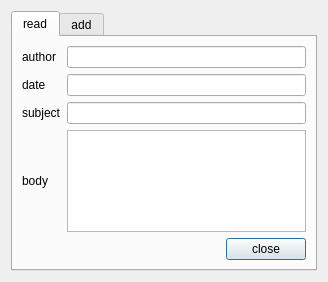
<ui version="4.0" >
 <class>News</class>
 <widget class="QDialog" name="News" >
  <property name="geometry" >
   <rect>
    <x>0</x>
    <y>0</y>
    <width>328</width>
    <height>282</height>
   </rect>
  </property>
  <property name="windowTitle" >
   <string>news</string>
  </property>
  <layout class="QGridLayout" >
   <item row="0" column="0" >
    <layout class="QVBoxLayout" >
     <item>
      <widget class="QTabWidget" name="newsBox" >
       <property name="currentIndex" >
        <number>0</number>
       </property>
       <widget class="QWidget" name="tab" >
        <attribute name="title" >
         <string>read</string>
        </attribute>
        <attribute name="icon" >
         <iconset resource="../resources/resources.qrc" >:/news/images/newspaper_go.png</iconset>
        </attribute>
        <layout class="QGridLayout" >
         <item row="0" column="0" >
          <layout class="QGridLayout" >
           <item row="2" column="0" >
            <widget class="QLabel" name="label" >
             <property name="text" >
              <string>subject</string>
             </property>
            </widget>
           </item>
           <item row="3" column="0" >
            <widget class="QLabel" name="label_2" >
             <property name="text" >
              <string>body</string>
             </property>
            </widget>
           </item>
           <item row="0" column="0" >
            <widget class="QLabel" name="label_3" >
             <property name="text" >
              <string>author</string>
             </property>
            </widget>
           </item>
           <item row="0" column="1" >
            <widget class="QLineEdit" name="readAuthor" >
             <property name="readOnly" >
              <bool>true</bool>
             </property>
            </widget>
           </item>
           <item row="2" column="1" >
            <widget class="QLineEdit" name="readSubject" >
             <property name="readOnly" >
              <bool>true</bool>
             </property>
            </widget>
           </item>
           <item row="3" column="1" >
            <widget class="QTextEdit" name="readBody" >
             <property name="readOnly" >
              <bool>true</bool>
             </property>
            </widget>
           </item>
           <item row="4" column="0" colspan="2" >
            <layout class="QHBoxLayout" >
             <item>
              <spacer>
               <property name="orientation" >
                <enum>Qt::Horizontal</enum>
               </property>
               <property name="sizeHint" >
                <size>
                 <width>40</width>
                 <height>20</height>
                </size>
               </property>
              </spacer>
             </item>
             <item>
              <widget class="QPushButton" name="readClose" >
               <property name="text" >
                <string>close</string>
               </property>
              </widget>
             </item>
            </layout>
           </item>
           <item row="1" column="0" >
            <widget class="QLabel" name="label_6" >
             <property name="text" >
              <string>date</string>
             </property>
            </widget>
           </item>
           <item row="1" column="1" >
            <widget class="QLineEdit" name="readDate" >
             <property name="readOnly" >
              <bool>true</bool>
             </property>
            </widget>
           </item>
          </layout>
         </item>
        </layout>
       </widget>
       <widget class="QWidget" name="tab_2" >
        <attribute name="title" >
         <string>add</string>
        </attribute>
        <attribute name="icon" >
         <iconset resource="../resources/resources.qrc" >:/news/images/newspaper_add.png</iconset>
        </attribute>
        <layout class="QGridLayout" >
         <item row="0" column="0" >
          <layout class="QGridLayout" >
           <item row="0" column="0" >
            <widget class="QLabel" name="label_4" >
             <property name="text" >
              <string>subject</string>
             </property>
            </widget>
           </item>
           <item row="1" column="0" >
            <widget class="QLabel" name="label_5" >
             <property name="text" >
              <string>body</string>
             </property>
            </widget>
           </item>
           <item row="1" column="1" >
            <widget class="QTextEdit" name="addBody" />
           </item>
           <item row="0" column="1" >
            <widget class="QLineEdit" name="addSubject" />
           </item>
           <item row="2" column="0" colspan="2" >
            <layout class="QHBoxLayout" >
             <item>
              <spacer>
               <property name="orientation" >
                <enum>Qt::Horizontal</enum>
               </property>
               <property name="sizeHint" >
                <size>
                 <width>40</width>
                 <height>20</height>
                </size>
               </property>
              </spacer>
             </item>
             <item>
              <widget class="QPushButton" name="addOk" >
               <property name="text" >
                <string>ok</string>
               </property>
              </widget>
             </item>
             <item>
              <widget class="QPushButton" name="addCancel" >
               <property name="text" >
                <string>cancel</string>
               </property>
              </widget>
             </item>
            </layout>
           </item>
          </layout>
         </item>
        </layout>
       </widget>
      </widget>
     </item>
    </layout>
   </item>
  </layout>
 </widget>
 <tabstops>
  <tabstop>newsBox</tabstop>
  <tabstop>readAuthor</tabstop>
  <tabstop>readDate</tabstop>
  <tabstop>readSubject</tabstop>
  <tabstop>readBody</tabstop>
  <tabstop>readClose</tabstop>
  <tabstop>addSubject</tabstop>
  <tabstop>addBody</tabstop>
  <tabstop>addOk</tabstop>
  <tabstop>addCancel</tabstop>
 </tabstops>
 <resources>
  <include location="../resources/resources.qrc" />
 </resources>
 <connections/>
</ui>
